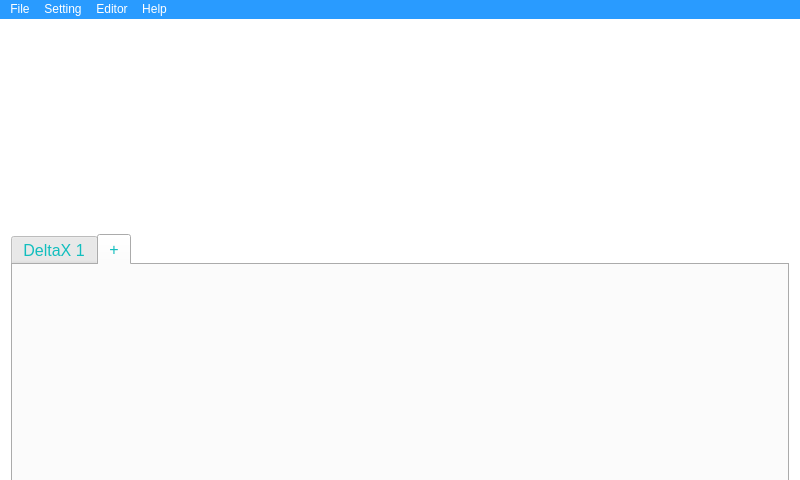
<?xml version="1.0" encoding="UTF-8"?>
<ui version="4.0">
 <class>MainWindow</class>
 <widget class="QMainWindow" name="MainWindow">
  <property name="geometry">
   <rect>
    <x>0</x>
    <y>0</y>
    <width>800</width>
    <height>480</height>
   </rect>
  </property>
  <property name="sizePolicy">
   <sizepolicy hsizetype="Preferred" vsizetype="Preferred">
    <horstretch>0</horstretch>
    <verstretch>0</verstretch>
   </sizepolicy>
  </property>
  <property name="minimumSize">
   <size>
    <width>800</width>
    <height>480</height>
   </size>
  </property>
  <property name="font">
   <font>
    <weight>50</weight>
    <bold>false</bold>
    <kerning>true</kerning>
   </font>
  </property>
  <property name="windowTitle">
   <string>IMWI - Delta X Software - Version 0.9.5</string>
  </property>
  <property name="windowIcon">
   <iconset>
    <normaloff>delta_x_logo_96x96.ico</normaloff>delta_x_logo_96x96.ico</iconset>
  </property>
  <property name="styleSheet">
   <string notr="true">QMainWindow
{
	background-color: rgb(255,255,255);
}

QPushButton
{	
	color: rgb(50, 50, 50);
	border: 1px solid rgb(50, 50, 50);
	border-radius: 2px;
	background: none;
}

QPushButton:hover
{	
	color: rgb(255, 255, 255);
	background: rgb(50, 50, 50);
}

QPushButton:pressed
{	
	color: rgb(50, 50, 50);
	background: none;
}

QGroupBox{
	color: rgb(50, 50, 50);
	border: 1px solid rgb(222, 222, 222);
	background: none;
}

QLineEdit{
	color: rgb(50, 50, 50);
	border: 1px solid rgb(50, 50, 50);
	background: none;
}

QComboBox
{
	border: 1px solid rgb(50, 50, 50);
	border-radius: 2px;
}

QComboBox:drop-down
{
	padding:3px;
	height: 10px;
	width: 10px;
	image: url(:/icons8_expand_arrow_16px.png);
}

QCheckBox, QComboBox, QLabel{
	color: rgb(50, 50, 50);
	background: none;
}</string>
  </property>
  <widget class="QWidget" name="centralWidget">
   <layout class="QVBoxLayout" name="verticalLayout_16">
    <item>
     <widget class="QTabWidget" name="twDeltaManager">
      <property name="enabled">
       <bool>true</bool>
      </property>
      <property name="minimumSize">
       <size>
        <width>700</width>
        <height>480</height>
       </size>
      </property>
      <property name="maximumSize">
       <size>
        <width>16777215</width>
        <height>30</height>
       </size>
      </property>
      <property name="font">
       <font>
        <pointsize>12</pointsize>
        <weight>50</weight>
        <bold>false</bold>
        <kerning>true</kerning>
       </font>
      </property>
      <property name="styleSheet">
       <string notr="true">color: rgb(18, 190, 190);</string>
      </property>
      <property name="currentIndex">
       <number>1</number>
      </property>
      <widget class="QWidget" name="tabDefaultDelta">
       <attribute name="title">
        <string>DeltaX 1</string>
       </attribute>
      </widget>
      <widget class="QWidget" name="tabAddNewDelta">
       <attribute name="title">
        <string>+</string>
       </attribute>
      </widget>
     </widget>
    </item>
   </layout>
  </widget>
  <widget class="QMenuBar" name="menuBar">
   <property name="geometry">
    <rect>
     <x>0</x>
     <y>0</y>
     <width>800</width>
     <height>26</height>
    </rect>
   </property>
   <property name="styleSheet">
    <string notr="true">QMenuBar
{
background-color: rgb(41, 155, 255);
color: rgb(255, 255, 255);
}
QMenuBar:selected
{
color: rgb(72, 72, 72);
}
QMenu
{
background-color: rgb(41, 155, 255);
color: rgb(255, 255, 255);
selection-color: rgb(255, 255, 255);
selection-background-color: rgb(0, 204, 204);
}
</string>
   </property>
   <property name="defaultUp">
    <bool>false</bool>
   </property>
   <property name="nativeMenuBar">
    <bool>true</bool>
   </property>
   <widget class="QMenu" name="menuHelp">
    <property name="title">
     <string>Help</string>
    </property>
    <widget class="QMenu" name="menuReferences">
     <property name="title">
      <string>References</string>
     </property>
     <addaction name="actionGcode"/>
     <addaction name="actionSoftware"/>
    </widget>
    <addaction name="menuReferences"/>
    <addaction name="actionAbout"/>
   </widget>
   <widget class="QMenu" name="menuEditor">
    <property name="title">
     <string>Editor</string>
    </property>
    <widget class="QMenu" name="menuExecute">
     <property name="title">
      <string>Execute</string>
     </property>
     <addaction name="actionExecute"/>
     <addaction name="actionExecute_All"/>
     <addaction name="separator"/>
     <addaction name="actionDelta_X_1"/>
    </widget>
    <addaction name="separator"/>
    <addaction name="menuExecute"/>
   </widget>
   <widget class="QMenu" name="menuSetting">
    <property name="styleSheet">
     <string notr="true"/>
    </property>
    <property name="title">
     <string>Setting</string>
    </property>
    <widget class="QMenu" name="menuConnection">
     <property name="title">
      <string>Connection</string>
     </property>
     <addaction name="actionBaudrate"/>
    </widget>
    <widget class="QMenu" name="menuUI">
     <property name="title">
      <string>UI</string>
     </property>
     <addaction name="actionScale"/>
    </widget>
    <addaction name="menuConnection"/>
    <addaction name="menuUI"/>
   </widget>
   <widget class="QMenu" name="menuFile">
    <property name="title">
     <string>File</string>
    </property>
    <widget class="QMenu" name="menuNew">
     <property name="title">
      <string>New</string>
     </property>
     <addaction name="actionG_code_Program"/>
     <addaction name="actionRobot"/>
     <addaction name="actionProject"/>
    </widget>
    <widget class="QMenu" name="menuOpen">
     <property name="title">
      <string>Open</string>
     </property>
     <addaction name="actionG_code_Program_2"/>
     <addaction name="actionRobot_2"/>
     <addaction name="actionProject_2"/>
    </widget>
    <addaction name="menuNew"/>
    <addaction name="menuOpen"/>
   </widget>
   <addaction name="menuFile"/>
   <addaction name="menuSetting"/>
   <addaction name="menuEditor"/>
   <addaction name="menuHelp"/>
  </widget>
  <action name="actionAdd">
   <property name="text">
    <string>Add New</string>
   </property>
  </action>
  <action name="actionRemove">
   <property name="text">
    <string>Remove</string>
   </property>
  </action>
  <action name="actionAbout">
   <property name="text">
    <string>About</string>
   </property>
  </action>
  <action name="actionGcode">
   <property name="text">
    <string>Gcode</string>
   </property>
  </action>
  <action name="actionSoftware">
   <property name="text">
    <string>Software</string>
   </property>
  </action>
  <action name="actionExecute_All">
   <property name="text">
    <string>Execute All</string>
   </property>
  </action>
  <action name="actionDelta_X_1">
   <property name="checkable">
    <bool>true</bool>
   </property>
   <property name="checked">
    <bool>true</bool>
   </property>
   <property name="text">
    <string>Delta X 1</string>
   </property>
  </action>
  <action name="actionExecute">
   <property name="text">
    <string>Execute</string>
   </property>
  </action>
  <action name="actionBaudrate">
   <property name="text">
    <string>Baudrate</string>
   </property>
  </action>
  <action name="actionScale">
   <property name="text">
    <string>Scale</string>
   </property>
  </action>
  <action name="actionG_code_Program">
   <property name="text">
    <string>G-code Program</string>
   </property>
  </action>
  <action name="actionRobot">
   <property name="text">
    <string>Robot</string>
   </property>
  </action>
  <action name="actionProject">
   <property name="text">
    <string>Project</string>
   </property>
  </action>
  <action name="actionG_code_Program_2">
   <property name="text">
    <string>G-code Program</string>
   </property>
  </action>
  <action name="actionRobot_2">
   <property name="text">
    <string>Robot</string>
   </property>
  </action>
  <action name="actionProject_2">
   <property name="text">
    <string>Project</string>
   </property>
  </action>
 </widget>
 <layoutdefault spacing="6" margin="11"/>
 <resources/>
 <connections/>
 <designerdata>
  <property name="gridDeltaX">
   <number>5</number>
  </property>
  <property name="gridDeltaY">
   <number>5</number>
  </property>
  <property name="gridSnapX">
   <bool>true</bool>
  </property>
  <property name="gridSnapY">
   <bool>true</bool>
  </property>
  <property name="gridVisible">
   <bool>true</bool>
  </property>
 </designerdata>
</ui>
